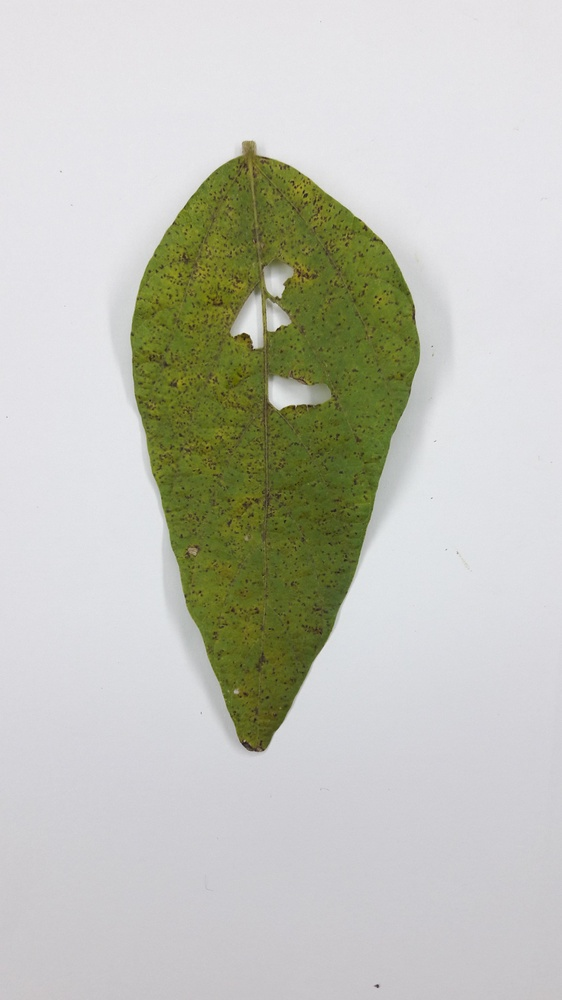
%> input picture DB_CERCOSPORE_1/SOURCE/100_16_1.jpg, 562 x 1000 px, shrunk from 2322 x 4128 before the run
$ octave --eval "result = extraerDefCarGeoImg(rgb2gray(imread('../../DB_CERCOSPORE_1/SOURCE/100_16_1.jpg')));"   (GNU Octave 9; MATLAB toolbox functions it lacks are replaced by stand-ins)
%> lines starting %> are read from the running program, lines starting %| are printed output that depends on the picture
function [ sumaArea, perimetro, excentricidad, ejeMayor, ejeMenor ] = extraerDefCarGeoImg(IOrig)
% ########################################################################
% Project AUTOMATIC DETECTION OF SOYBEAN DISEASES USING
% COMPUTER VISION TECHNIQUES 2018
% juancarlosmiranda81@gmail.com
% ########################################################################

IB1=IOrig;
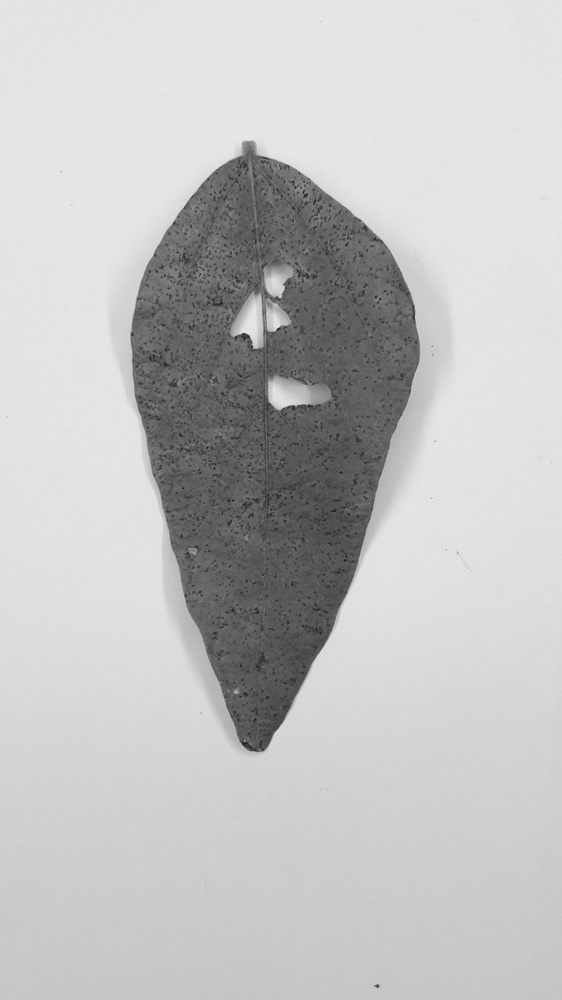
%> IB1: size 1000x562 uint8; min 25, max 240, mean 193.4

%% Etiquetado de áreas conectadas, se necesita una imagen binaria
[L Ne]=bwlabel(IB1); %en L los objetos y en Ne= números de áreas etiquetadas
%> L: size 1000x562 double; every value is 1
%> Ne = 1

%% Cálculo de propiedades de los objetos de la imagen
% se toman los datos geométricos necesarios para luego poder caracterizarlos.
propiedades= regionprops(L,'Area','Perimeter','Eccentricity','MajorAxisLength','MinorAxisLength');
%> propiedades = 1 region; Area, MajorAxisLength, MinorAxisLength, Eccentricity and Perimeter: 562000 1154.7 648.9 0.827 3057.2


%% Mostrar características geométricas
% Se recorre de principio a fin las propiedades obtenidas
sumaArea=0;
redondez=0;
diametro=0;

ejeMayor=0;
ejeMenor=0;

%fprintf('       N#;      Area;  Perimetro; \n');
tamano=1;

for n=1:size(propiedades,1)
%    if(propiedades(n).Area > tamano)
%        fprintf('%10i; %10.4f; %10.4f; %10.4f; %10.4f; \n', propiedades(n).Area, propiedades(n).Perimeter, propiedades(n).Eccentricity, propiedades(n).MajorAxisLength, propiedades(n).MinorAxisLength);
         sumaArea=propiedades(n).Area;
         perimetro=propiedades(n).Perimeter;
         excentricidad=propiedades(n).Eccentricity;
         ejeMayor=propiedades(n).MajorAxisLength;
         ejeMenor=propiedades(n).MinorAxisLength;
%    end
end
%> this loop made 1 pass
%> (sumaArea, perimetro, excentricidad, ejeMayor, ejeMenor) on pass 1: (562000, 3057.2, 0.827, 1154.7, 648.9)
%> `result = extraerDefCarGeoImg(rgb2gray(imread('../../DB_CERCOSPORE_1/SO..`: result = 562000


end

$ run again, on DB_CERCOSPORE_1/SOURCE/101_17_1.jpg
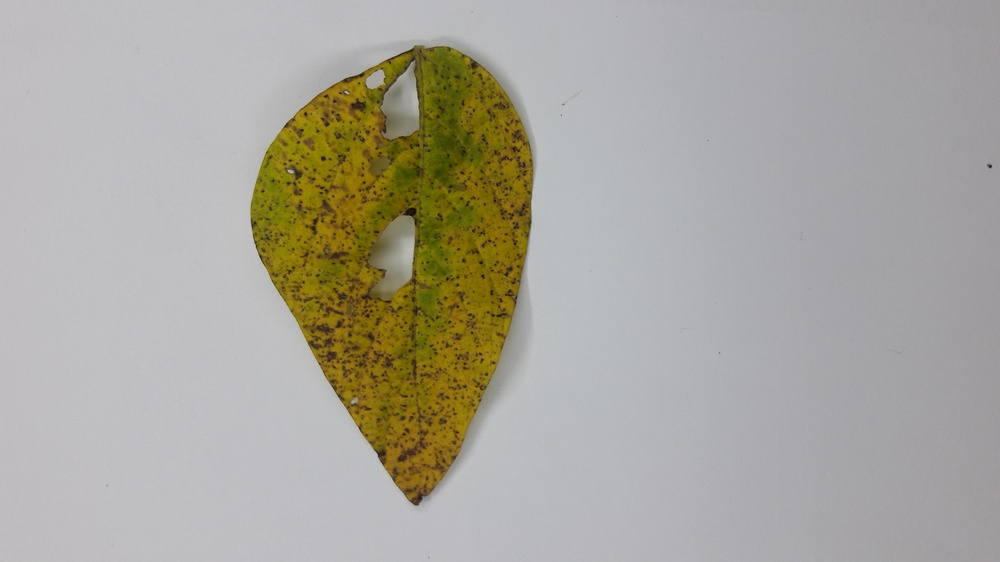
%> input picture DB_CERCOSPORE_1/SOURCE/101_17_1.jpg, 1000 x 562 px, shrunk from 4128 x 2322 before the run
%> in extraerDefCarGeoImg, `IB1=IOrig;`:
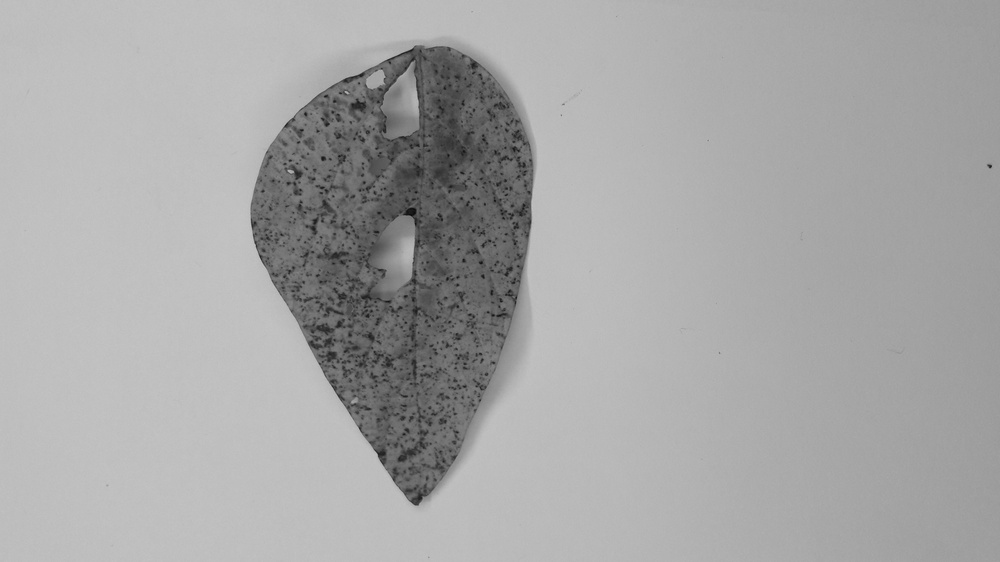
%> IB1: size 562x1000 uint8; min 9, max 199, mean 166.6
%> L: size 562x1000 double; every value is 1
%> Ne = 1
%> propiedades = 1 region; Area, MajorAxisLength, MinorAxisLength, Eccentricity and Perimeter: 562000 1154.7 648.9 0.827 3057.2
%> the loop in extraerDefCarGeoImg, `for n=1:size(propiedades,1)` made 1 pass
%> (sumaArea, perimetro, excentricidad, ejeMayor, ejeMenor) on pass 1: (562000, 3057.2, 0.827, 1154.7, 648.9)
%> result = 562000

$ run again, on DB_CERCOSPORE_1/SOURCE/103_17_1.jpg
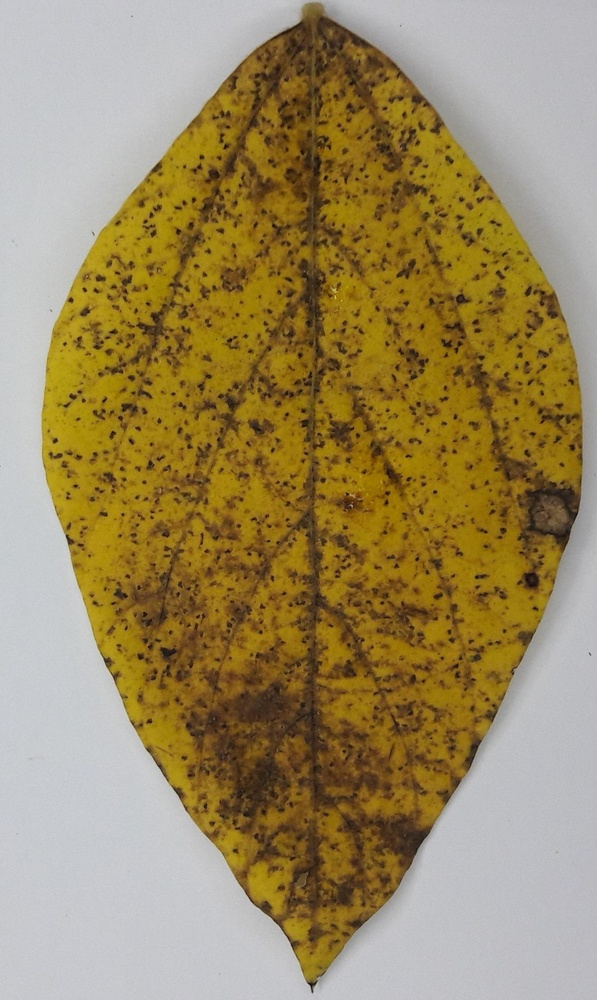
%> input picture DB_CERCOSPORE_1/SOURCE/103_17_1.jpg, 597 x 1000 px, shrunk from 1328 x 2224 before the run
%> in extraerDefCarGeoImg, `IB1=IOrig;`:
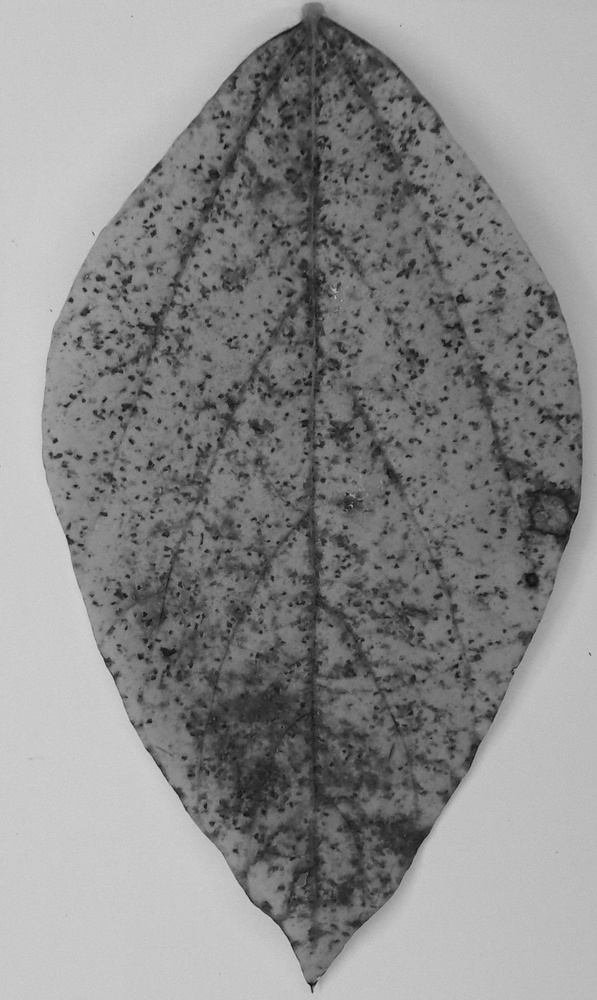
%> IB1: size 1000x597 uint8; min 6, max 213, mean 139.1
%> L: size 1000x597 double; every value is 1
%> Ne = 1
%> propiedades = 1 region; Area, MajorAxisLength, MinorAxisLength, Eccentricity and Perimeter: 597000 1154.7 689.4 0.802 3125.8
%> the loop in extraerDefCarGeoImg, `for n=1:size(propiedades,1)` made 1 pass
%> (sumaArea, perimetro, excentricidad, ejeMayor, ejeMenor) on pass 1: (597000, 3125.8, 0.802, 1154.7, 689.4)
%> result = 597000

$ run again, on DB_CERCOSPORE_1/SOURCE/104_18_1.jpg
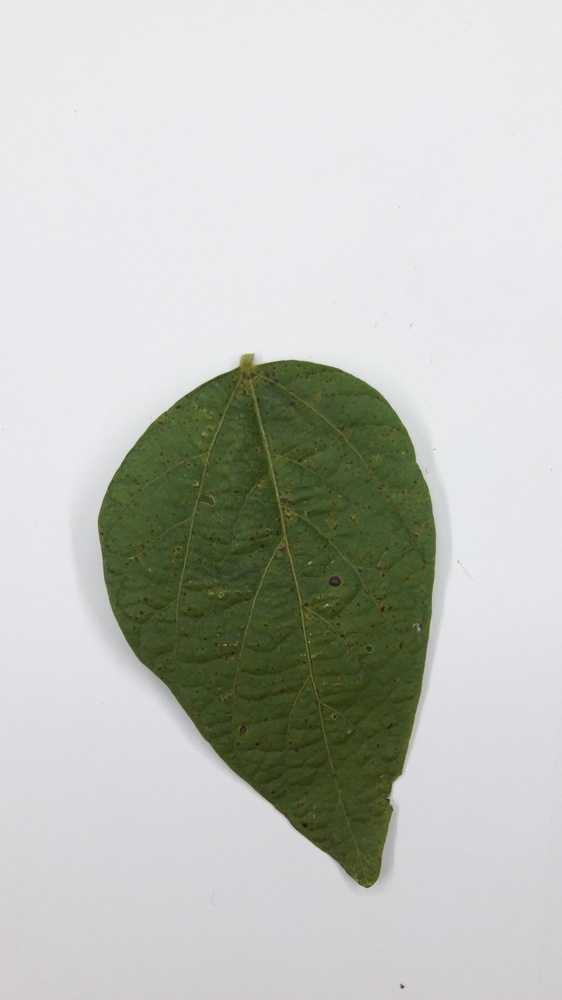
%> input picture DB_CERCOSPORE_1/SOURCE/104_18_1.jpg, 562 x 1000 px, shrunk from 2322 x 4128 before the run
%> in extraerDefCarGeoImg, `IB1=IOrig;`:
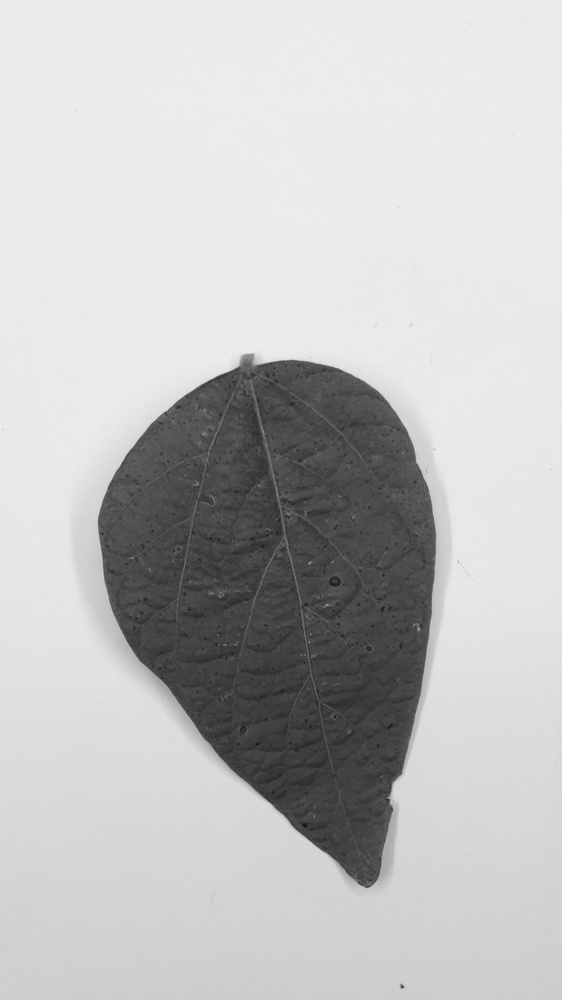
%> IB1: size 1000x562 uint8; min 18, max 240, mean 192.3
%> L: size 1000x562 double; every value is 1
%> Ne = 1
%> propiedades = 1 region; Area, MajorAxisLength, MinorAxisLength, Eccentricity and Perimeter: 562000 1154.7 648.9 0.827 3057.2
%> the loop in extraerDefCarGeoImg, `for n=1:size(propiedades,1)` made 1 pass
%> (sumaArea, perimetro, excentricidad, ejeMayor, ejeMenor) on pass 1: (562000, 3057.2, 0.827, 1154.7, 648.9)
%> result = 562000
